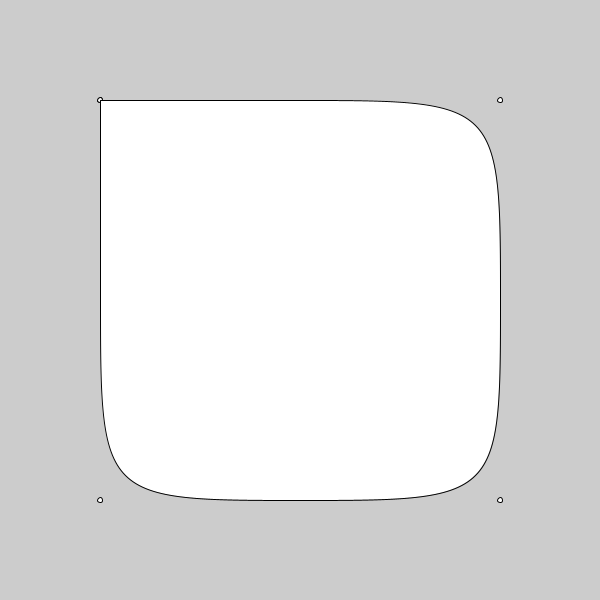
Frame 1 (no input)
Frame 60 (the mouse pressed at the canvas centre just before this capture): identical to frame 1, image omitted
Frame 120 (the mouse held since frame 60 and released just before this capture): identical to frame 1, image omitted

The Processing sketch that drew this single still picture (run headless with seeded random() and noise(); from frame 60 on, the mouse is pressed at the canvas centre):

// Processing sketch: sketch_160202d
// ── sketch_160202d.pde
ArrayList <PVector> anchors = new ArrayList<PVector>();
 
void setup(){
  size(600, 600);
  setAnchors(); 
  renderAnchors();
  renderBez();
 
}
 
void setAnchors(){
  PVector tmp = new PVector();
  PVector orig = new PVector(width/2, height/2);
  PVector deltas = new PVector();
  float offset = 200;
  deltas.x = -offset;
  deltas.y = -offset;
  tmp = PVector.add(orig,deltas);
  anchors.add(tmp);
  deltas.x = offset;
  deltas.y = -offset;
  tmp = PVector.add(orig,deltas);
  anchors.add(tmp);
  deltas.x = offset;
  deltas.y = offset;
  tmp = PVector.add(orig,deltas);
  anchors.add(tmp);
  deltas.x = -offset;
  deltas.y = offset;
  tmp = PVector.add(orig,deltas);
  anchors.add(tmp);
  deltas.x = -offset;
  deltas.y = -offset;
  tmp = PVector.add(orig,deltas);
  anchors.add(tmp);
}
 
void renderAnchors(){
   for (PVector p: anchors){
    ellipse(p.x, p.y, 5, 5);
  }
}
 
void renderBez(){
   beginShape();  
    int pSize = anchors.size();
    PVector tmp1 = anchors.get(0);
    PVector tmp2 = anchors.get(pSize-1);
 
    PVector inBet = new PVector((tmp2.x + tmp1.x)/2, (tmp2.y + tmp1.y) / 2);
    vertex(inBet.x, inBet.y);
 
    for (int j = 0; j < pSize; j++){
    tmp1 = anchors.get(j%pSize);
    tmp2 = anchors.get((j+1)%pSize);
    inBet = new PVector((tmp2.x + tmp1.x)/2, (tmp2.y + tmp1.y) / 2);
    bezierVertex(tmp1.x, tmp1.y, tmp1.x, tmp1.y, inBet.x, inBet.y); 
    }
    endShape();
  }
 
 
 
void draw(){
}
